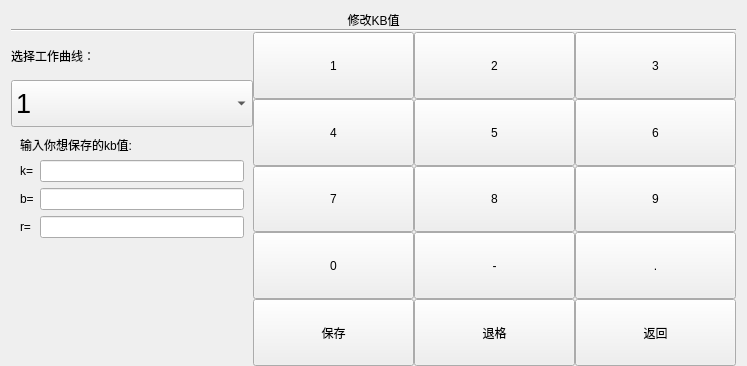
<?xml version="1.0" encoding="UTF-8"?>
<ui version="4.0">
 <class>modify_kb_value</class>
 <widget class="QWidget" name="modify_kb_value">
  <property name="geometry">
   <rect>
    <x>0</x>
    <y>0</y>
    <width>747</width>
    <height>366</height>
   </rect>
  </property>
  <property name="windowTitle">
   <string>Form</string>
  </property>
  <layout class="QGridLayout" name="gridLayout_4">
   <property name="bottomMargin">
    <number>0</number>
   </property>
   <item row="0" column="0">
    <layout class="QVBoxLayout" name="verticalLayout_3" stretch="0,0,1,0">
     <property name="spacing">
      <number>0</number>
     </property>
     <item>
      <widget class="QLabel" name="label">
       <property name="sizePolicy">
        <sizepolicy hsizetype="Preferred" vsizetype="Maximum">
         <horstretch>0</horstretch>
         <verstretch>0</verstretch>
        </sizepolicy>
       </property>
       <property name="text">
        <string>修改KB值</string>
       </property>
       <property name="alignment">
        <set>Qt::AlignCenter</set>
       </property>
      </widget>
     </item>
     <item>
      <widget class="Line" name="line">
       <property name="orientation">
        <enum>Qt::Horizontal</enum>
       </property>
      </widget>
     </item>
     <item>
      <layout class="QHBoxLayout" name="horizontalLayout_2" stretch="1,2">
       <item>
        <layout class="QVBoxLayout" name="verticalLayout_2" stretch="1,1,5">
         <item>
          <widget class="QLabel" name="label_2">
           <property name="sizePolicy">
            <sizepolicy hsizetype="Preferred" vsizetype="Preferred">
             <horstretch>0</horstretch>
             <verstretch>0</verstretch>
            </sizepolicy>
           </property>
           <property name="text">
            <string>选择工作曲线：</string>
           </property>
          </widget>
         </item>
         <item>
          <widget class="QComboBox" name="comboBox">
           <property name="enabled">
            <bool>true</bool>
           </property>
           <property name="sizePolicy">
            <sizepolicy hsizetype="Minimum" vsizetype="Minimum">
             <horstretch>0</horstretch>
             <verstretch>0</verstretch>
            </sizepolicy>
           </property>
           <property name="font">
            <font>
             <pointsize>20</pointsize>
            </font>
           </property>
           <property name="iconSize">
            <size>
             <width>16</width>
             <height>16</height>
            </size>
           </property>
           <item>
            <property name="text">
             <string>1</string>
            </property>
           </item>
           <item>
            <property name="text">
             <string>2</string>
            </property>
           </item>
           <item>
            <property name="text">
             <string>3</string>
            </property>
           </item>
           <item>
            <property name="text">
             <string>4</string>
            </property>
           </item>
           <item>
            <property name="text">
             <string>5</string>
            </property>
           </item>
           <item>
            <property name="text">
             <string>6</string>
            </property>
           </item>
           <item>
            <property name="text">
             <string>7</string>
            </property>
           </item>
           <item>
            <property name="text">
             <string>8</string>
            </property>
           </item>
           <item>
            <property name="text">
             <string>9</string>
            </property>
           </item>
           <item>
            <property name="text">
             <string>10</string>
            </property>
           </item>
           <item>
            <property name="text">
             <string>11</string>
            </property>
           </item>
           <item>
            <property name="text">
             <string>12</string>
            </property>
           </item>
           <item>
            <property name="text">
             <string>13</string>
            </property>
           </item>
           <item>
            <property name="text">
             <string>14</string>
            </property>
           </item>
           <item>
            <property name="text">
             <string>15</string>
            </property>
           </item>
          </widget>
         </item>
         <item>
          <widget class="QWidget" name="widget_kba_display" native="true">
           <layout class="QGridLayout" name="gridLayout_3">
            <item row="0" column="0">
             <layout class="QVBoxLayout" name="verticalLayout">
              <item>
               <widget class="QLabel" name="label_3">
                <property name="sizePolicy">
                 <sizepolicy hsizetype="Minimum" vsizetype="Minimum">
                  <horstretch>0</horstretch>
                  <verstretch>0</verstretch>
                 </sizepolicy>
                </property>
                <property name="text">
                 <string>输入你想保存的kb值:</string>
                </property>
               </widget>
              </item>
              <item>
               <layout class="QGridLayout" name="gridLayout_2">
                <item row="0" column="0">
                 <widget class="QLabel" name="label_k_a0">
                  <property name="sizePolicy">
                   <sizepolicy hsizetype="Maximum" vsizetype="Preferred">
                    <horstretch>0</horstretch>
                    <verstretch>0</verstretch>
                   </sizepolicy>
                  </property>
                  <property name="text">
                   <string>k=</string>
                  </property>
                 </widget>
                </item>
                <item row="0" column="1">
                 <widget class="QLineEdit" name="lineEdit_ka0">
                  <property name="sizePolicy">
                   <sizepolicy hsizetype="Minimum" vsizetype="Minimum">
                    <horstretch>0</horstretch>
                    <verstretch>0</verstretch>
                   </sizepolicy>
                  </property>
                 </widget>
                </item>
                <item row="1" column="0">
                 <widget class="QLabel" name="label_b_a1">
                  <property name="sizePolicy">
                   <sizepolicy hsizetype="Maximum" vsizetype="Preferred">
                    <horstretch>0</horstretch>
                    <verstretch>0</verstretch>
                   </sizepolicy>
                  </property>
                  <property name="text">
                   <string>b=</string>
                  </property>
                 </widget>
                </item>
                <item row="1" column="1">
                 <widget class="QLineEdit" name="lineEdit_ba1">
                  <property name="sizePolicy">
                   <sizepolicy hsizetype="Minimum" vsizetype="Minimum">
                    <horstretch>0</horstretch>
                    <verstretch>0</verstretch>
                   </sizepolicy>
                  </property>
                 </widget>
                </item>
                <item row="2" column="0">
                 <widget class="QLabel" name="label_a2">
                  <property name="text">
                   <string>r=</string>
                  </property>
                 </widget>
                </item>
                <item row="2" column="1">
                 <widget class="QLineEdit" name="lineEdit_a2">
                  <property name="sizePolicy">
                   <sizepolicy hsizetype="Minimum" vsizetype="Minimum">
                    <horstretch>0</horstretch>
                    <verstretch>0</verstretch>
                   </sizepolicy>
                  </property>
                 </widget>
                </item>
               </layout>
              </item>
             </layout>
            </item>
            <item row="1" column="0">
             <spacer name="verticalSpacer">
              <property name="orientation">
               <enum>Qt::Vertical</enum>
              </property>
              <property name="sizeHint" stdset="0">
               <size>
                <width>20</width>
                <height>40</height>
               </size>
              </property>
             </spacer>
            </item>
           </layout>
          </widget>
         </item>
        </layout>
       </item>
       <item>
        <layout class="QGridLayout" name="gridLayout">
         <property name="spacing">
          <number>0</number>
         </property>
         <item row="0" column="2">
          <widget class="QPushButton" name="b_3">
           <property name="sizePolicy">
            <sizepolicy hsizetype="Minimum" vsizetype="Minimum">
             <horstretch>0</horstretch>
             <verstretch>0</verstretch>
            </sizepolicy>
           </property>
           <property name="text">
            <string>3</string>
           </property>
          </widget>
         </item>
         <item row="1" column="0">
          <widget class="QPushButton" name="b_4">
           <property name="sizePolicy">
            <sizepolicy hsizetype="Minimum" vsizetype="Minimum">
             <horstretch>0</horstretch>
             <verstretch>0</verstretch>
            </sizepolicy>
           </property>
           <property name="text">
            <string>4</string>
           </property>
          </widget>
         </item>
         <item row="1" column="1">
          <widget class="QPushButton" name="b_5">
           <property name="sizePolicy">
            <sizepolicy hsizetype="Minimum" vsizetype="Minimum">
             <horstretch>0</horstretch>
             <verstretch>0</verstretch>
            </sizepolicy>
           </property>
           <property name="text">
            <string>5</string>
           </property>
          </widget>
         </item>
         <item row="0" column="0">
          <widget class="QPushButton" name="b_1">
           <property name="sizePolicy">
            <sizepolicy hsizetype="Minimum" vsizetype="Minimum">
             <horstretch>0</horstretch>
             <verstretch>0</verstretch>
            </sizepolicy>
           </property>
           <property name="text">
            <string>1</string>
           </property>
          </widget>
         </item>
         <item row="0" column="1">
          <widget class="QPushButton" name="b_2">
           <property name="sizePolicy">
            <sizepolicy hsizetype="Minimum" vsizetype="Minimum">
             <horstretch>0</horstretch>
             <verstretch>0</verstretch>
            </sizepolicy>
           </property>
           <property name="text">
            <string>2</string>
           </property>
          </widget>
         </item>
         <item row="1" column="2">
          <widget class="QPushButton" name="b_6">
           <property name="sizePolicy">
            <sizepolicy hsizetype="Minimum" vsizetype="Minimum">
             <horstretch>0</horstretch>
             <verstretch>0</verstretch>
            </sizepolicy>
           </property>
           <property name="text">
            <string>6</string>
           </property>
          </widget>
         </item>
         <item row="2" column="0">
          <widget class="QPushButton" name="b_7">
           <property name="sizePolicy">
            <sizepolicy hsizetype="Minimum" vsizetype="Minimum">
             <horstretch>0</horstretch>
             <verstretch>0</verstretch>
            </sizepolicy>
           </property>
           <property name="text">
            <string>7</string>
           </property>
          </widget>
         </item>
         <item row="2" column="2">
          <widget class="QPushButton" name="b_9">
           <property name="sizePolicy">
            <sizepolicy hsizetype="Minimum" vsizetype="Minimum">
             <horstretch>0</horstretch>
             <verstretch>0</verstretch>
            </sizepolicy>
           </property>
           <property name="text">
            <string>9</string>
           </property>
          </widget>
         </item>
         <item row="3" column="2">
          <widget class="QPushButton" name="b_point">
           <property name="sizePolicy">
            <sizepolicy hsizetype="Minimum" vsizetype="Minimum">
             <horstretch>0</horstretch>
             <verstretch>0</verstretch>
            </sizepolicy>
           </property>
           <property name="text">
            <string>.</string>
           </property>
          </widget>
         </item>
         <item row="3" column="0">
          <widget class="QPushButton" name="b_0">
           <property name="sizePolicy">
            <sizepolicy hsizetype="Minimum" vsizetype="Minimum">
             <horstretch>0</horstretch>
             <verstretch>0</verstretch>
            </sizepolicy>
           </property>
           <property name="text">
            <string>0</string>
           </property>
          </widget>
         </item>
         <item row="4" column="0">
          <widget class="QPushButton" name="b_sure">
           <property name="sizePolicy">
            <sizepolicy hsizetype="Minimum" vsizetype="Minimum">
             <horstretch>0</horstretch>
             <verstretch>0</verstretch>
            </sizepolicy>
           </property>
           <property name="text">
            <string>保存</string>
           </property>
          </widget>
         </item>
         <item row="3" column="1">
          <widget class="QPushButton" name="b_negative">
           <property name="sizePolicy">
            <sizepolicy hsizetype="Minimum" vsizetype="Minimum">
             <horstretch>0</horstretch>
             <verstretch>0</verstretch>
            </sizepolicy>
           </property>
           <property name="text">
            <string>-</string>
           </property>
          </widget>
         </item>
         <item row="4" column="1">
          <widget class="QPushButton" name="b_backspace">
           <property name="sizePolicy">
            <sizepolicy hsizetype="Minimum" vsizetype="Minimum">
             <horstretch>0</horstretch>
             <verstretch>0</verstretch>
            </sizepolicy>
           </property>
           <property name="text">
            <string>退格</string>
           </property>
          </widget>
         </item>
         <item row="4" column="2">
          <widget class="QPushButton" name="b_abandon">
           <property name="sizePolicy">
            <sizepolicy hsizetype="Minimum" vsizetype="Minimum">
             <horstretch>0</horstretch>
             <verstretch>0</verstretch>
            </sizepolicy>
           </property>
           <property name="text">
            <string>返回</string>
           </property>
          </widget>
         </item>
         <item row="2" column="1">
          <widget class="QPushButton" name="b_8">
           <property name="sizePolicy">
            <sizepolicy hsizetype="Minimum" vsizetype="Minimum">
             <horstretch>0</horstretch>
             <verstretch>0</verstretch>
            </sizepolicy>
           </property>
           <property name="text">
            <string>8</string>
           </property>
          </widget>
         </item>
        </layout>
       </item>
      </layout>
     </item>
     <item>
      <layout class="QHBoxLayout" name="horizontalLayout">
       <item>
        <widget class="issample" name="widget" native="true"/>
       </item>
       <item>
        <widget class="ispreheat" name="widget_2" native="true"/>
       </item>
       <item>
        <widget class="date_widget" name="widget_3" native="true"/>
       </item>
      </layout>
     </item>
    </layout>
   </item>
  </layout>
 </widget>
 <customwidgets>
  <customwidget>
   <class>date_widget</class>
   <extends>QWidget</extends>
   <header>date_widget.h</header>
   <container>1</container>
  </customwidget>
  <customwidget>
   <class>issample</class>
   <extends>QWidget</extends>
   <header>issample.h</header>
   <container>1</container>
  </customwidget>
  <customwidget>
   <class>ispreheat</class>
   <extends>QWidget</extends>
   <header>ispreheat.h</header>
   <container>1</container>
  </customwidget>
 </customwidgets>
 <resources/>
 <connections/>
</ui>
